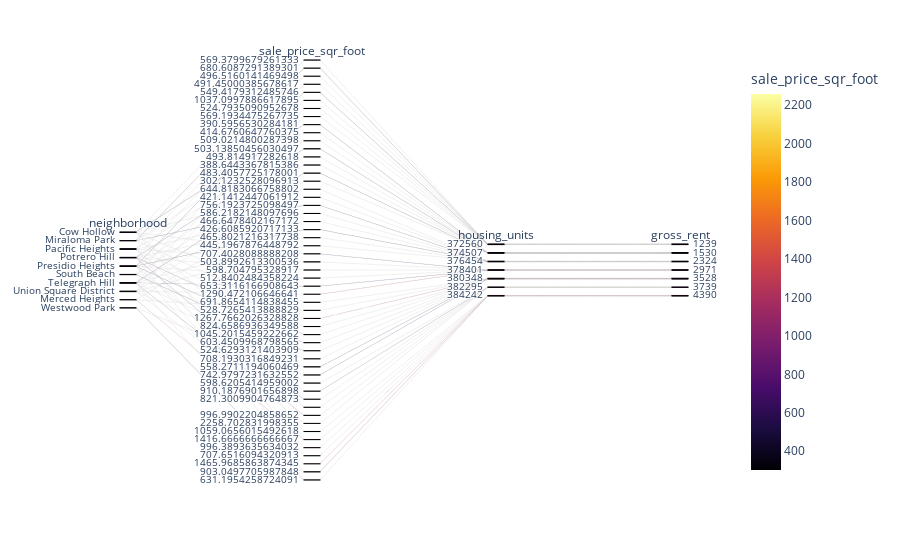

Here is the notebook cell this chart was saved with:
### Code cell
# Parallel Coordinates Plot
px.parallel_categories(
    df_expensive_neighborhoods_per_year,
    dimensions = ['neighborhood', 'sale_price_sqr_foot', 'housing_units', 'gross_rent'],
    color = 'sale_price_sqr_foot',
    color_continuous_scale=px.colors.sequential.Inferno,
)

### Figure 1 — Plotly figure (JSON) as saved in the notebook; plotly's stock layout.template omitted (floating-point values rounded to 4 significant figures)
{"data": [{"dimensions": [{"label": "neighborhood", "values": ["Cow Hollow", "Miraloma Park", "Pacific Heights", "Potrero Hill", "Presidio Heights", "South Beach", "Telegraph Hill", "Union Square District", "Cow Hollow", "Miraloma Park", "Pacific Heights", "Potrero Hill", "Presidio Heights", "South Beach", "Telegraph Hill", "Union Square District", "Cow Hollow", "Merced Heights", "Miraloma Park", "Pacific Heights", "Potrero Hill", "Presidio Heights", "Telegraph Hill", "Union Square District", "Cow Hollow", "Pacific Heights", "Potrero Hill", "Presidio Heights", "Telegraph Hill", "Union Square District", "Cow Hollow", "Merced Heights", "Miraloma Park", "Pacific Heights", "Potrero Hill", "Presidio Heights", "South Beach", "Telegraph Hill", "Union Square District", "Westwood Park", "Cow Hollow", "Pacific Heights", "Potrero Hill", "Presidio Heights", "Telegraph Hill", "Union Square District", "Cow Hollow", "Merced Heights", "Pacific Heights", "Potrero Hill", "Presidio Heights", "Telegraph Hill", "Westwood Park"]}, {"label": "sale_price_sqr_foot", "values": [569.4, 680.6, 496.5, 491.5, 549.4, 1037.0, 524.8, 569.2, 390.6, 414.7, 509.0, 503.1, 493.8, 388.6, 483.4, 302.1, 644.8, 421.1, 756.2, 586.2, 466.6, 426.6, 465.8, 445.2, 707.4, 503.9, 598.7, 512.8, 653.3, 1290.0, 691.9, 528.7, 1268.0, 824.7, 1045.0, 603.5, 524.6, 708.2, 558.3, 743.0, 598.6, 910.2, 821.3, null, 997.0, 2259.0, 1059.0, 1417.0, 996.4, 707.7, 1466.0, 903.0, 631.2]}, {"label": "housing_units", "values": [372560, 372560, 372560, 372560, 372560, 372560, 372560, 372560, 374507, 374507, 374507, 374507, 374507, 374507, 374507, 374507, 376454, 376454, 376454, 376454, 376454, 376454, 376454, 376454, 378401, 378401, 378401, 378401, 378401, 378401, 380348, 380348, 380348, 380348, 380348, 380348, 380348, 380348, 380348, 380348, 382295, 382295, 382295, 382295, 382295, 382295, 384242, 384242, 384242, 384242, 384242, 384242, 384242]}, {"label": "gross_rent", "values": [1239, 1239, 1239, 1239, 1239, 1239, 1239, 1239, 1530, 1530, 1530, 1530, 1530, 1530, 1530, 1530, 2324, 2324, 2324, 2324, 2324, 2324, 2324, 2324, 2971, 2971, 2971, 2971, 2971, 2971, 3528, 3528, 3528, 3528, 3528, 3528, 3528, 3528, 3528, 3528, 3739, 3739, 3739, 3739, 3739, 3739, 4390, 4390, 4390, 4390, 4390, 4390, 4390]}], "domain": {"x": [0, 1], "y": [0, 1]}, "line": {"color": [569.4, 680.6, 496.5, 491.5, 549.4, 1037.0, 524.8, 569.2, 390.6, 414.7, 509.0, 503.1, 493.8, 388.6, 483.4, 302.1, 644.8, 421.1, 756.2, 586.2, 466.6, 426.6, 465.8, 445.2, 707.4, 503.9, 598.7, 512.8, 653.3, 1290.0, 691.9, 528.7, 1268.0, 824.7, 1045.0, 603.5, 524.6, 708.2, 558.3, 743.0, 598.6, 910.2, 821.3, null, 997.0, 2259.0, 1059.0, 1417.0, 996.4, 707.7, 1466.0, 903.0, 631.2], "coloraxis": "coloraxis"}, "name": "", "type": "parcats"}], "layout": {"coloraxis": {"colorbar": {"title": {"text": "sale_price_sqr_foot"}}, "colorscale": [[0, "#000004"], [0.1111, "#1b0c41"], [0.2222, "#4a0c6b"], [0.3333, "#781c6d"], [0.4444, "#a52c60"], [0.5556, "#cf4446"], [0.6667, "#ed6925"], [0.7778, "#fb9b06"], [0.8889, "#f7d13d"], [1, "#fcffa4"]]}, "legend": {"tracegroupgap": 0}, "margin": {"t": 60}}}
